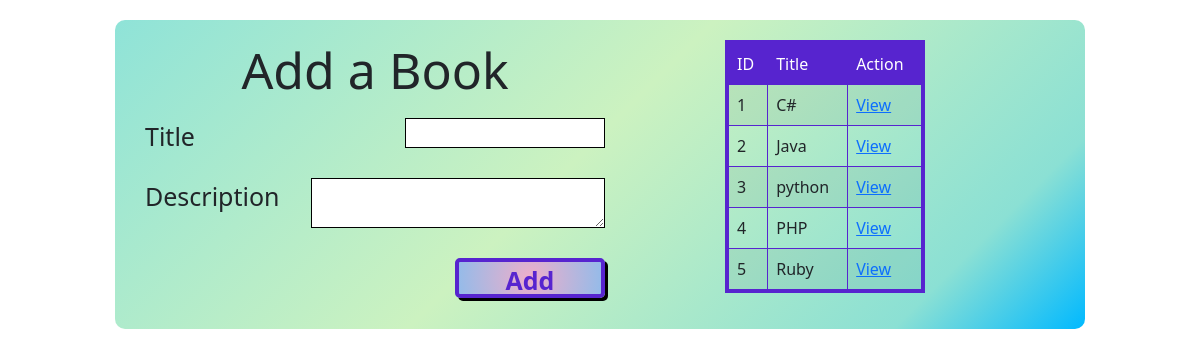
The app's page /, older data.
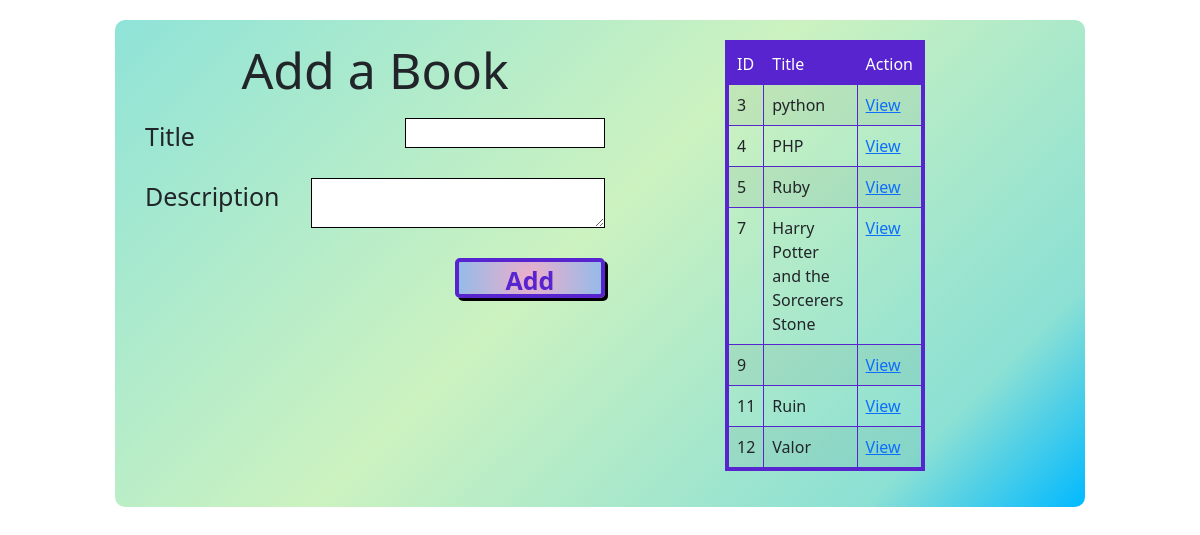
The same page, newer data.
### books_authors_app/models.py (models this page shows, shortened)
class Books(models.Model):
    title = models.CharField(max_length=255)
    desc = models.TextField()
    created_at = models.DateTimeField(auto_now_add=True)
    updated_at = models.DateTimeField(auto_now=True)

### books_authors_app/views.py (the view)
# urls.py: path('', views.index),
def index(request):
    context = {
        "all_books" : Books.objects.all(),
    }
    return render(request, 'index.html', context)

### books_authors_app/templates/index.html (shortened to what this page needs)
<!DOCTYPE html>
<html lang="en">
<head>
    <link href="https://cdn.jsdelivr.net/npm/bootstrap@5.0.2/dist/css/bootstrap.min.css" rel="stylesheet">
    {% load static %}
    <link rel="stylesheet" href="{% static 'css/style.css' %}">
 </head>
<body>
    <div id="wrapper">
        <div class="division_box">
            <h1>Add a Book</h1>
            <form action="/add_book" method="POST">
                <div class="input_divider">
                    <label for="title">Title</label>
                    <input name="title_input" type="text">
                </div>
                <div class="input_divider">
                    <label for="description">Description</label>
                    <textarea name="desc_input" rows="8" cols="30"></textarea>
                </div>
                <button type="submit" value="Add" name="add_book" class="submit_button">Add</button>
            </form>
        </div>
        <div class="division_box">
            <table id="book_table" class="table table_secondary table-striped table-bordered">
                <tr>
                    <thead class="table_head">
                        <th>ID</th>
                        <th>Title</th>
                        <th>Action</th>
                    </thead>
                </tr>
                {%  for book in all_books %}
                <tr>
                    <td>{{book.id}}</td>
                    <td>{{book.title}}</td>
                    <td><a href="/get_book/{{book.id}}" value="book.id" name="book_id">View</a></td>
                </tr>
                {% endfor %}
            </table>
        </div>
    </div>
</body>
</html>

Row changes from the older to the newer data that the page shows:
removed Books: id "1", title "C#"
removed Books: id "2", title "Java"
added Books: id "7", title "Harry Potter and the Sorcerers Stone"
added Books: id "9"
added Books: id "11", title "Ruin"
added Books: id "12", title "Valor"
